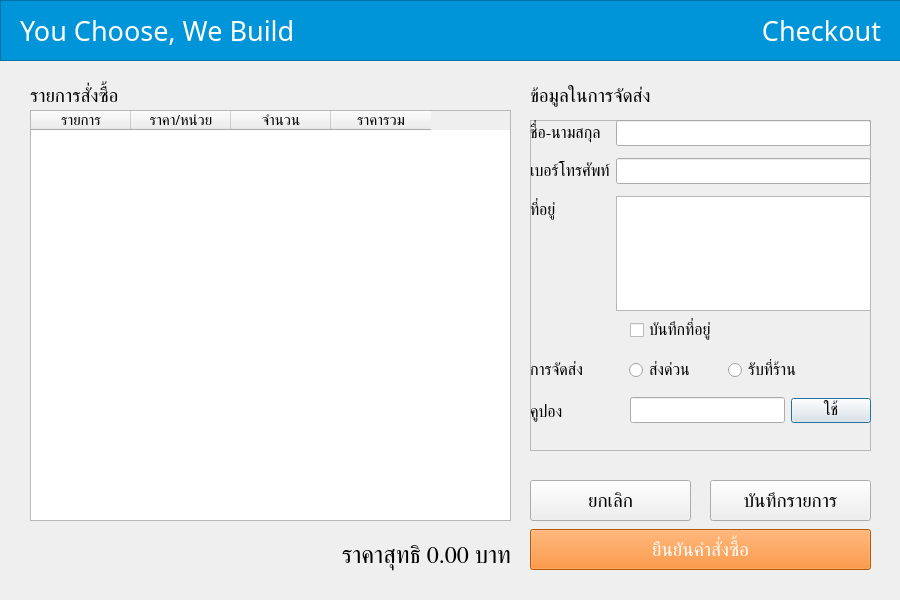
<?xml version="1.0" encoding="UTF-8"?>
<ui version="4.0">
 <class>frm_checkout</class>
 <widget class="QDialog" name="frm_checkout">
  <property name="geometry">
   <rect>
    <x>0</x>
    <y>0</y>
    <width>900</width>
    <height>600</height>
   </rect>
  </property>
  <property name="windowTitle">
   <string>UCWB - Checkout</string>
  </property>
  <widget class="QTableWidget" name="tbl_cart">
   <property name="geometry">
    <rect>
     <x>30</x>
     <y>110</y>
     <width>481</width>
     <height>411</height>
    </rect>
   </property>
   <property name="font">
    <font>
     <family>Kanit</family>
     <pointsize>11</pointsize>
    </font>
   </property>
   <column>
    <property name="text">
     <string>รายการ</string>
    </property>
   </column>
   <column>
    <property name="text">
     <string>ราคา/หน่วย</string>
    </property>
   </column>
   <column>
    <property name="text">
     <string>จำนวน</string>
    </property>
   </column>
   <column>
    <property name="text">
     <string>ราคารวม</string>
    </property>
   </column>
  </widget>
  <widget class="QFrame" name="frame_header">
   <property name="geometry">
    <rect>
     <x>0</x>
     <y>0</y>
     <width>901</width>
     <height>61</height>
    </rect>
   </property>
   <property name="styleSheet">
    <string notr="true">background-color: rgb(0, 148, 217);</string>
   </property>
   <property name="frameShape">
    <enum>QFrame::StyledPanel</enum>
   </property>
   <property name="frameShadow">
    <enum>QFrame::Raised</enum>
   </property>
   <widget class="QLabel" name="lbl_title">
    <property name="geometry">
     <rect>
      <x>20</x>
      <y>10</y>
      <width>281</width>
      <height>41</height>
     </rect>
    </property>
    <property name="font">
     <font>
      <family>Kanit</family>
      <pointsize>20</pointsize>
     </font>
    </property>
    <property name="styleSheet">
     <string notr="true">color: rgb(255, 255, 255);</string>
    </property>
    <property name="text">
     <string>You Choose, We Build</string>
    </property>
    <property name="alignment">
     <set>Qt::AlignLeading|Qt::AlignLeft|Qt::AlignVCenter</set>
    </property>
   </widget>
   <widget class="QLabel" name="lbl_title_2">
    <property name="geometry">
     <rect>
      <x>600</x>
      <y>10</y>
      <width>281</width>
      <height>41</height>
     </rect>
    </property>
    <property name="font">
     <font>
      <family>Kanit</family>
      <pointsize>20</pointsize>
     </font>
    </property>
    <property name="styleSheet">
     <string notr="true">color: rgb(255, 255, 255);</string>
    </property>
    <property name="text">
     <string>Checkout</string>
    </property>
    <property name="alignment">
     <set>Qt::AlignRight|Qt::AlignTrailing|Qt::AlignVCenter</set>
    </property>
   </widget>
  </widget>
  <widget class="QLabel" name="lbl_cart">
   <property name="geometry">
    <rect>
     <x>30</x>
     <y>80</y>
     <width>121</width>
     <height>31</height>
    </rect>
   </property>
   <property name="font">
    <font>
     <family>Kanit</family>
     <pointsize>14</pointsize>
    </font>
   </property>
   <property name="text">
    <string>รายการสั่งซื้อ</string>
   </property>
  </widget>
  <widget class="QFrame" name="frame">
   <property name="geometry">
    <rect>
     <x>530</x>
     <y>120</y>
     <width>341</width>
     <height>331</height>
    </rect>
   </property>
   <property name="frameShape">
    <enum>QFrame::StyledPanel</enum>
   </property>
   <property name="frameShadow">
    <enum>QFrame::Raised</enum>
   </property>
   <widget class="QWidget" name="formLayoutWidget">
    <property name="geometry">
     <rect>
      <x>0</x>
      <y>0</y>
      <width>341</width>
      <height>191</height>
     </rect>
    </property>
    <layout class="QFormLayout" name="formLayout">
     <property name="verticalSpacing">
      <number>12</number>
     </property>
     <item row="0" column="0">
      <widget class="QLabel" name="lbl_name">
       <property name="font">
        <font>
         <family>Kanit</family>
         <pointsize>12</pointsize>
        </font>
       </property>
       <property name="text">
        <string>ชื่อ-นามสกุล</string>
       </property>
      </widget>
     </item>
     <item row="0" column="1">
      <widget class="QLineEdit" name="txt_name">
       <property name="font">
        <font>
         <family>Kanit Light</family>
         <pointsize>10</pointsize>
        </font>
       </property>
      </widget>
     </item>
     <item row="1" column="0">
      <widget class="QLabel" name="lbl_tel">
       <property name="font">
        <font>
         <family>Kanit</family>
         <pointsize>12</pointsize>
        </font>
       </property>
       <property name="text">
        <string>เบอร์โทรศัพท์</string>
       </property>
      </widget>
     </item>
     <item row="1" column="1">
      <widget class="QLineEdit" name="txt_tel">
       <property name="font">
        <font>
         <family>Kanit Light</family>
         <pointsize>10</pointsize>
        </font>
       </property>
      </widget>
     </item>
     <item row="2" column="0">
      <widget class="QLabel" name="lbl_address">
       <property name="font">
        <font>
         <family>Kanit</family>
         <pointsize>12</pointsize>
        </font>
       </property>
       <property name="text">
        <string>ที่อยู่</string>
       </property>
      </widget>
     </item>
     <item row="2" column="1">
      <widget class="QTextEdit" name="txt_address">
       <property name="font">
        <font>
         <family>Kanit Light</family>
         <pointsize>10</pointsize>
        </font>
       </property>
      </widget>
     </item>
    </layout>
   </widget>
   <widget class="QCheckBox" name="checkBox">
    <property name="geometry">
     <rect>
      <x>100</x>
      <y>190</y>
      <width>171</width>
      <height>41</height>
     </rect>
    </property>
    <property name="font">
     <font>
      <family>Kanit</family>
      <pointsize>12</pointsize>
     </font>
    </property>
    <property name="text">
     <string>บันทึกที่อยู่</string>
    </property>
   </widget>
   <widget class="QWidget" name="horizontalLayoutWidget">
    <property name="geometry">
     <rect>
      <x>0</x>
      <y>230</y>
      <width>291</width>
      <height>41</height>
     </rect>
    </property>
    <layout class="QHBoxLayout" name="horizontalLayout">
     <item>
      <widget class="QLabel" name="lbl_shipping">
       <property name="font">
        <font>
         <family>Kanit</family>
         <pointsize>12</pointsize>
        </font>
       </property>
       <property name="text">
        <string>การจัดส่ง</string>
       </property>
      </widget>
     </item>
     <item>
      <widget class="QRadioButton" name="rdo_shipping1">
       <property name="font">
        <font>
         <family>Kanit</family>
         <pointsize>12</pointsize>
        </font>
       </property>
       <property name="text">
        <string>ส่งด่วน</string>
       </property>
      </widget>
     </item>
     <item>
      <widget class="QRadioButton" name="rdo_shipping2">
       <property name="font">
        <font>
         <family>Kanit</family>
         <pointsize>12</pointsize>
        </font>
       </property>
       <property name="text">
        <string>รับที่ร้าน</string>
       </property>
      </widget>
     </item>
    </layout>
   </widget>
   <widget class="QLabel" name="lbl_coupon">
    <property name="geometry">
     <rect>
      <x>0</x>
      <y>268</y>
      <width>81</width>
      <height>49</height>
     </rect>
    </property>
    <property name="font">
     <font>
      <family>Kanit</family>
      <pointsize>12</pointsize>
     </font>
    </property>
    <property name="text">
     <string>คูปอง</string>
    </property>
   </widget>
   <widget class="QWidget" name="horizontalLayoutWidget_2">
    <property name="geometry">
     <rect>
      <x>100</x>
      <y>270</y>
      <width>241</width>
      <height>41</height>
     </rect>
    </property>
    <layout class="QHBoxLayout" name="horizontalLayout_2">
     <item>
      <widget class="QLineEdit" name="txt_coupon">
       <property name="font">
        <font>
         <family>Kanit Light</family>
         <pointsize>10</pointsize>
        </font>
       </property>
      </widget>
     </item>
     <item>
      <widget class="QPushButton" name="btn_coupon">
       <property name="font">
        <font>
         <family>Kanit</family>
         <pointsize>12</pointsize>
        </font>
       </property>
       <property name="text">
        <string>ใช้</string>
       </property>
      </widget>
     </item>
    </layout>
   </widget>
  </widget>
  <widget class="QLabel" name="lbl_cusdata">
   <property name="geometry">
    <rect>
     <x>530</x>
     <y>80</y>
     <width>191</width>
     <height>31</height>
    </rect>
   </property>
   <property name="font">
    <font>
     <family>Kanit</family>
     <pointsize>14</pointsize>
    </font>
   </property>
   <property name="text">
    <string>ข้อมูลในการจัดส่ง</string>
   </property>
  </widget>
  <widget class="QPushButton" name="btn_confirm">
   <property name="geometry">
    <rect>
     <x>530</x>
     <y>529</y>
     <width>341</width>
     <height>41</height>
    </rect>
   </property>
   <property name="font">
    <font>
     <family>Kanit</family>
     <pointsize>14</pointsize>
    </font>
   </property>
   <property name="styleSheet">
    <string notr="true">background:rgb(255, 124, 10);
color: rgb(255, 255, 255);</string>
   </property>
   <property name="text">
    <string>ยืนยันคำสั่งซื้อ</string>
   </property>
  </widget>
  <widget class="QPushButton" name="btn_cancel">
   <property name="geometry">
    <rect>
     <x>530</x>
     <y>480</y>
     <width>161</width>
     <height>41</height>
    </rect>
   </property>
   <property name="sizePolicy">
    <sizepolicy hsizetype="Minimum" vsizetype="Fixed">
     <horstretch>0</horstretch>
     <verstretch>0</verstretch>
    </sizepolicy>
   </property>
   <property name="font">
    <font>
     <family>Kanit</family>
     <pointsize>14</pointsize>
    </font>
   </property>
   <property name="text">
    <string>ยกเลิก</string>
   </property>
  </widget>
  <widget class="QPushButton" name="btn_save">
   <property name="geometry">
    <rect>
     <x>710</x>
     <y>480</y>
     <width>161</width>
     <height>41</height>
    </rect>
   </property>
   <property name="sizePolicy">
    <sizepolicy hsizetype="Minimum" vsizetype="Fixed">
     <horstretch>0</horstretch>
     <verstretch>0</verstretch>
    </sizepolicy>
   </property>
   <property name="font">
    <font>
     <family>Kanit</family>
     <pointsize>14</pointsize>
    </font>
   </property>
   <property name="text">
    <string>บันทึกรายการ</string>
   </property>
  </widget>
  <widget class="QLabel" name="lbl_total">
   <property name="geometry">
    <rect>
     <x>30</x>
     <y>540</y>
     <width>481</width>
     <height>31</height>
    </rect>
   </property>
   <property name="font">
    <font>
     <family>Kanit</family>
     <pointsize>18</pointsize>
    </font>
   </property>
   <property name="text">
    <string>ราคาสุทธิ 0.00 บาท</string>
   </property>
   <property name="alignment">
    <set>Qt::AlignRight|Qt::AlignTrailing|Qt::AlignVCenter</set>
   </property>
  </widget>
 </widget>
 <resources/>
 <connections/>
</ui>
